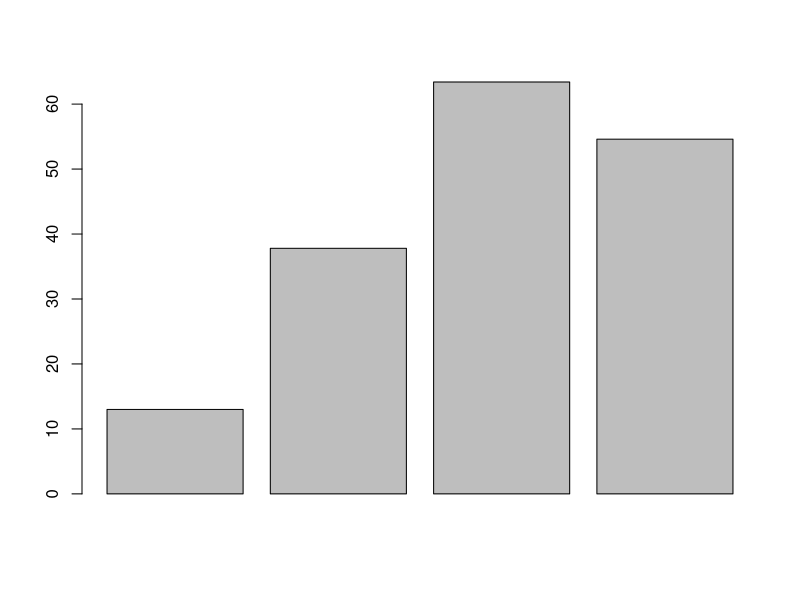
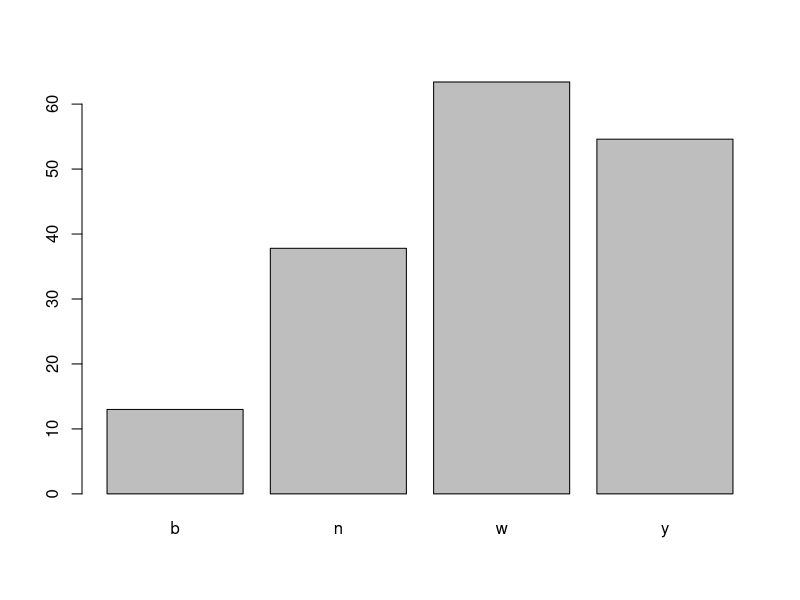
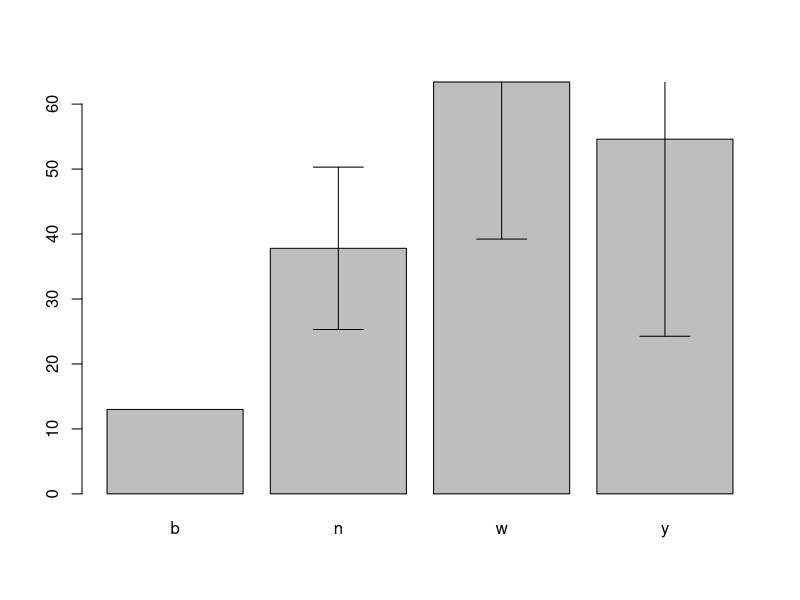
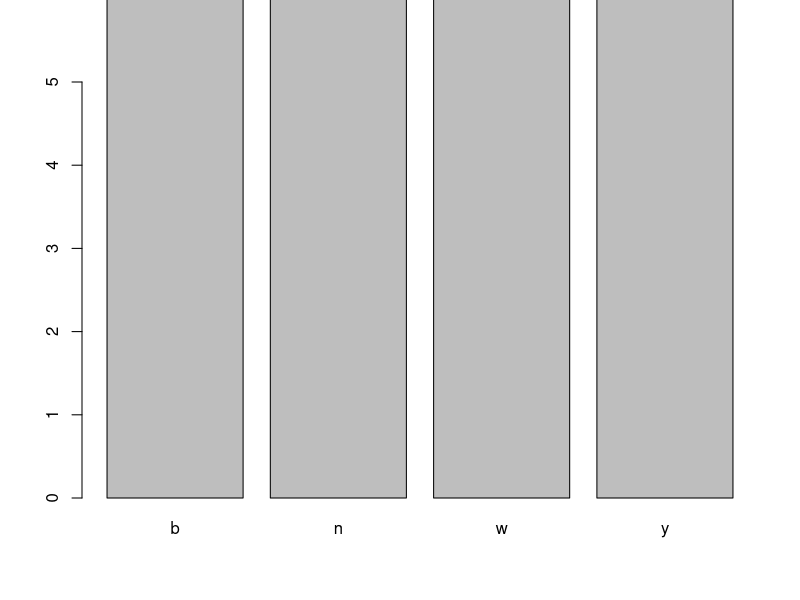

These figures' R source, in order: (Note: this script raises an error after producing the figures.)
# With the data frame you created last week you will:

dolomedes <- c('a','b','c','d','e','f','g','h','i','j','k','l','m','n','o')
pardosa <- c('w','w','w','w','w','y','y','y','y','y','n','n','n','n','n')
pennsylvinica <- c(1,2,3,4,5,6,7,8,9,10,11,12,13,14,15)
tigrosa <- c(42,43,56,78,98,87,76,9,56,45,57,32,34,24,42)
pirata <- c(1.1,1.2,1.3,1.4,1.5,2.1,2.2,2.3,2.4,2.5,3.1,3.2,3.3,3.4,3.5)

data <- cbind(dolomedes, pardosa, pennsylvinica, tigrosa, pirata)
data

df <- as.data.frame(data)
df

colnames(df) <- c('Dolomedes', 'Pardosa','Pennsylvinica','Tigrosa','Pirata')
df

row.names(df) <- df$Dolomedes
df

df[,-1]

add.row <- data.frame('p',"b", 'm', 13, 72)

colnames(add.row) <- colnames(df)

df1 <- rbind(df, add.row)
df1

colnames(df1) <- c('Dolomedes', 'Pardosa','Pennsylvinica','Tigrosa','Pirata')
df

row.names(df1) <- df1$Dolomedes
df1

df2<- df1[,-1] #there is a lot of extra code in here...think about how to keep it cleaner in the future to avoid confusing yourself.

# Create a barplot for one numeric column, grouped by the character vector with 3 unique values

?aggregate

df1$Tigrosa <- as.numeric(as.character(df1$Tigrosa))

df1.mean <-aggregate(FUN = "mean", df1$Tigrosa ~df1$Pardosa)
df1.mean


colnames(df1.mean) <- c("Factor","Mean")
df1.mean

barplot(df1.mean$Mean)

barplot(df1.mean$Mean, names.arg = df1.mean$Factor)

df1.sd <- aggregate(df1$Tigrosa ~df1$Pardosa, FUN = "sd")

colnames(df1.sd) <- c("Factor","StanDev")
df1.sd

b.plot <- barplot(df1.mean$Mean, names.arg = df1.mean$Factor)

  # Add error bars with mean and standard deviation to the plot

arrows(b.plot, df1.mean$Mean-df1.sd$StanDev,
       b.plot, df1.mean$Mean+df1.sd$StanDev,angle=90,code=3)

b.plot <- barplot(df1.mean$Mean, names.arg = df1.mean$Factor, ylim = c(0,5)) #these are the wrong ylim for your data. You never finished this plot based on the code here to include axis labels and a title.

arrows(b.plot, df1.mean$Mean-df1.sd$StanDev,
       b.plot, df1.mean$Mean+df1.sd$StanDev,angle=90,code=3)

  # Change the x and y labels and add a title



b.plot(df1$Tigrosa ~ df1$Pirata, xlab = "Explanatory", ylab = "Response")#b.plot is not a function

plot(df1$Tigrosa ~ df1$Pirata, xlab = "Explanatory", ylab = "Response", main = "Super Spider Bars", 
     cex.axis=0.8, cex.main = 1.3, cex.lab = 1.25, pch=9, col = "rosybrown1")


  # Export the plot as a PDF that is 4 inches wide and 7 inches tall.

# Create a scatter plot between two of your numeric columns.

plot(df1$Pennsylvinica ~ df1$Tigrosa)

  # Change the point shape and color to something NOT used in the example.

?pch
demo("colors)#The hanging quotation here made problems for your next function - make sure you are paying close attention to your code!

plot(df1$Pennsylvinica  ~ df1$Tigrosa, xlab = Explanatory", ylab = "Response", main = "My Favorite Scatter Plot", 
     cex.axis=0.8, cex.main = 0.5, cex.lab = 1.25, pch=17, col = "grey40")

plot(df1$Pennsylvinica ~ df1$Tigrosa, xlab = "Explanatory", ylab = "Response", main = "Super Spider Stats", 
     cex.axis=0.8, cex.main = 1.3, cex.lab = 1.25, pch=9, col = "rosybrown1")

  # Change the x and y labels and add a title

plot(df1$Pennsylvinica ~ df1$Tigrosa, xlab = "Explanatory", ylab = "Response")

  # Export the plot as a JPEG by using the "Export" button in the plotting pane.

setwd("C:/GitHub/Shilcusky")

pdf( file = "Super Spider Stats.pdf", width = 6, height = 6) #this was supposed to be a jpeg, barplot is supposed to be a pdf

par(family = "serif")
plot(df1$Pennsylvinica ~ df1$Tigrosa, xlab = "Explanatory", ylab = "Response", main = "Super Spider Stats", 
     cex.axis=0.8, cex.main = 1.3, cex.lab = 1.25, pch=9, col = "rosybrown1", cex = 1.5) #Also change the x and y axes

dev.off()

#your other plots are not saved as file times - I am not sure how you created them.

# Upload both plots with the script used to create them to GitHub.
  # Follow the same file naming format as last week for the script.
  # Name plots as Lastname_barplot or Lastname_scatterplot. Save them to your "plots" folder.
